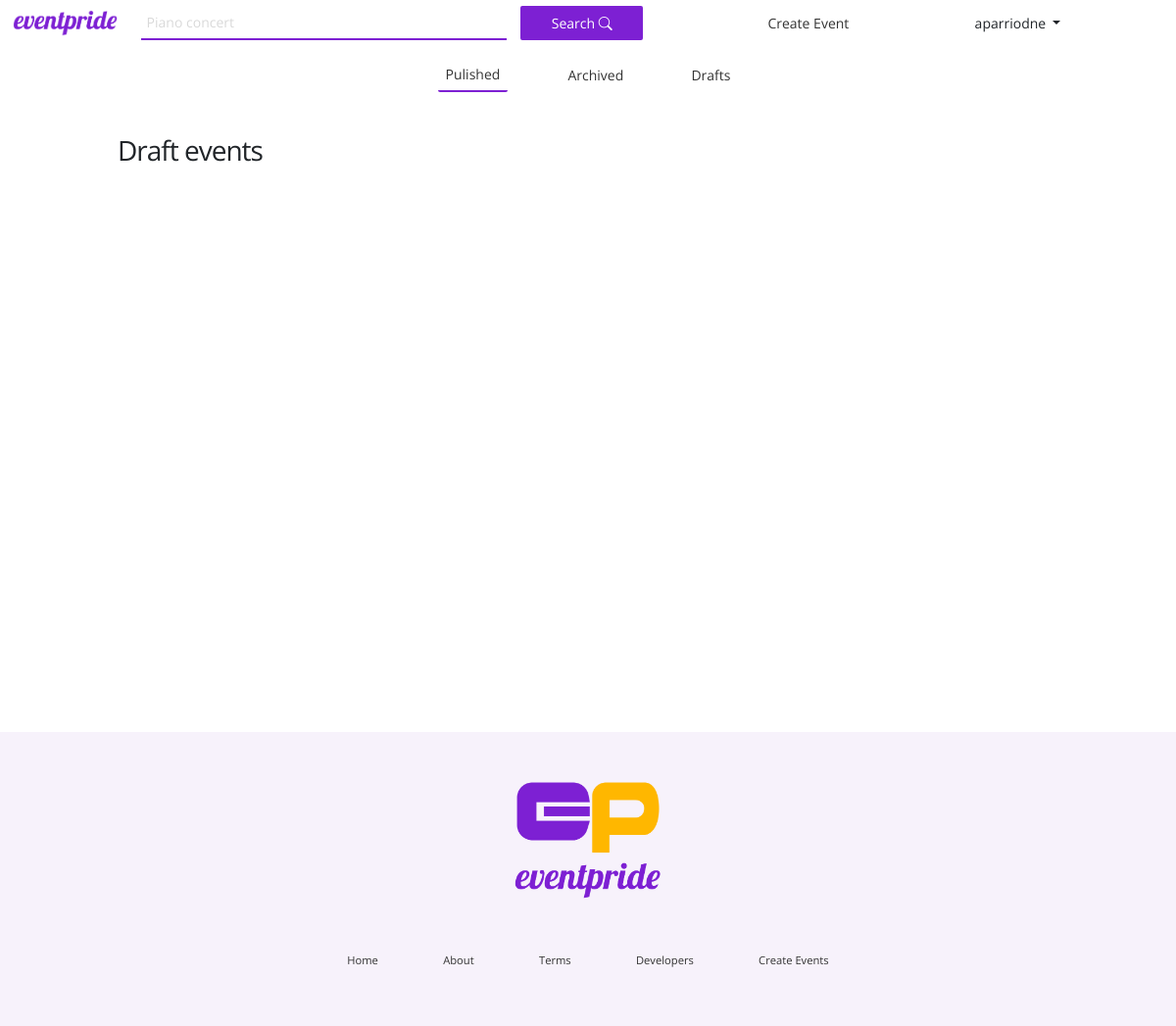
The app's page /events/drafts/ (signed in), older data.
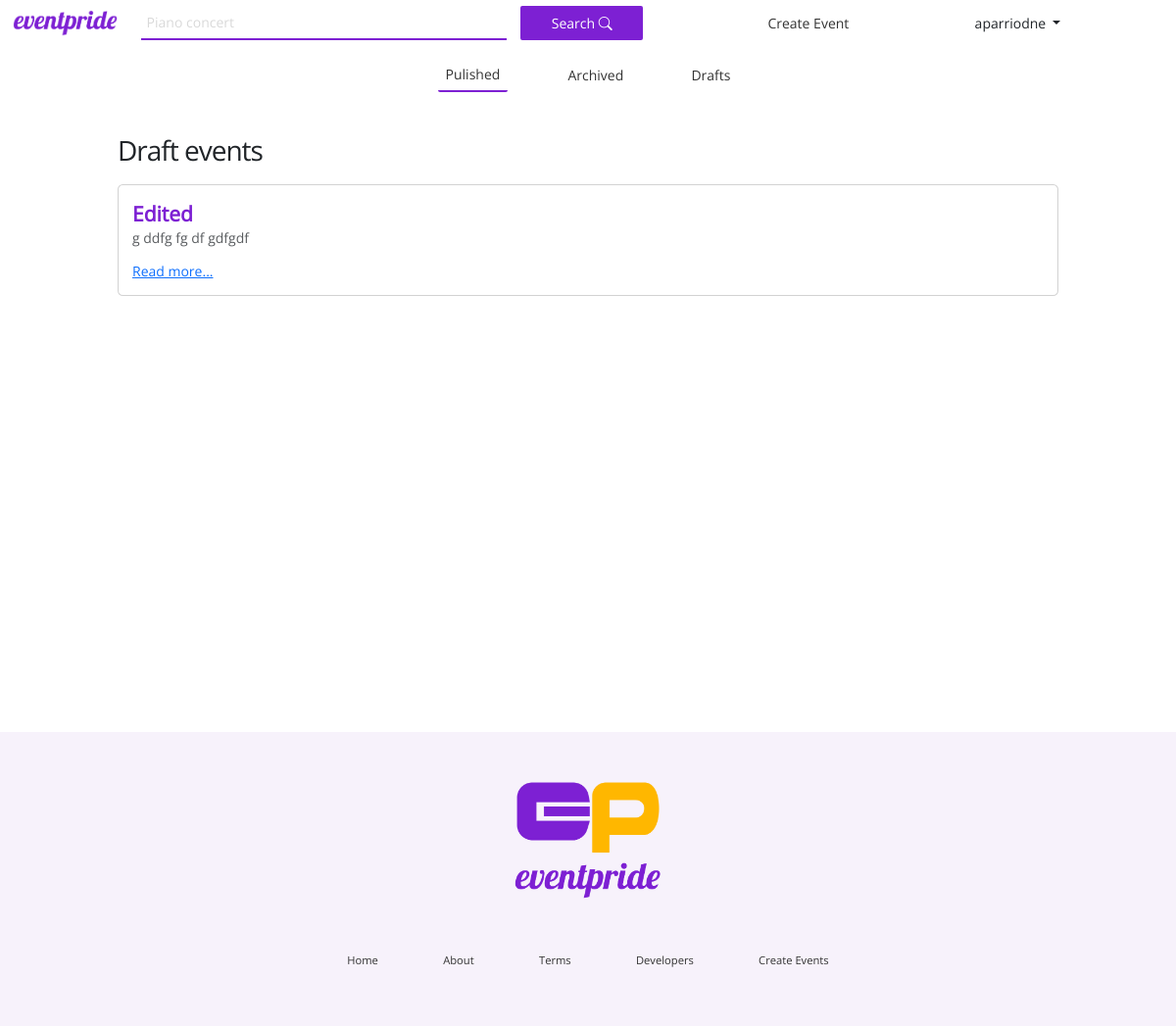
The same page, newer data.
### events/models.py (models this page shows, shortened)
class Event(models.Model):
    name = models.CharField(max_length=128)
    description = models.TextField()
    created_on = models.DateTimeField(auto_now_add=True)
    date_picker = models.DateField(null=True, blank=True)
    start_time = models.TimeField(null=True, blank=False)
    end_time = models.TimeField(null=True, blank=False, default=None)
    thumbnail = models.ImageField(upload_to='event_images', default=None, null=True)
    organizer = models.ForeignKey(
        get_user_model(),
        on_delete=models.CASCADE
    )
    status = models.ForeignKey(
        Status,
        on_delete=models.CASCADE,
        null=True, default='draft'
    )
    category = models.CharField(max_length=128, choices=CATEGORY_CHOICES, default='Arts')
    modality = models.CharField(max_length=128, choices=MODALITY_CHOICES, default='Virtual')
    city = models.CharField(max_length=128, choices=CITY_CHOICES, default='San Diego')

### events/views.py (the view)
# urls.py: path('drafts/', views.DraftEventListView.as_view(), name="draft"),
class DraftEventListView(LoginRequiredMixin, ListView):
    template_name = "events/draft.html"
    model = Event
    context_object_name = 'event_list'
    def get_context_data(self, **kwargs):
        context = super().get_context_data(**kwargs)
        draft_count = Event.objects.filter(status__name='draft').count()
        context['draft_count'] = draft_count
        return context

### templates/events/draft.html (shortened to what this page needs)
{% extends 'base.html' %}
{% block content %}
<div class="nav-manager-container">
    <nav class="nav-manager">
        <a class="a-primary all" href="{% url 'published'%}">Pulished</a>
        <a class="a-primary" href="{% url 'archived'%}">Archived</a>
        <a class="a-primary" href="{% url 'draft'%}">Drafts</a>
    </nav>
</div>
<div class="list-status">
    <div class="e-list">
        <p class="style4">Draft events</p>
        {% for event in event_list %}
        {% if event.status.name == 'draft' %}
        <div class="card">
            <div class="card-body">
                <p class="style5">{{ event.name }}</p>
                <h6 class="card-substitle mb-2 text-body-secondary">{{ event.description }}</h6>
                <a href="{% url 'event_detail' event.pk %}" class="card-link">Read more...</a>
            </div>
        </div>
        <br>
        {% endif %}
        {% endfor %}
    </div>
</div>
{% endblock content %}

Row changes from the older to the newer data that the page shows:
added Event: name "Edited", description "g ddfg fg df gdfgdf"
